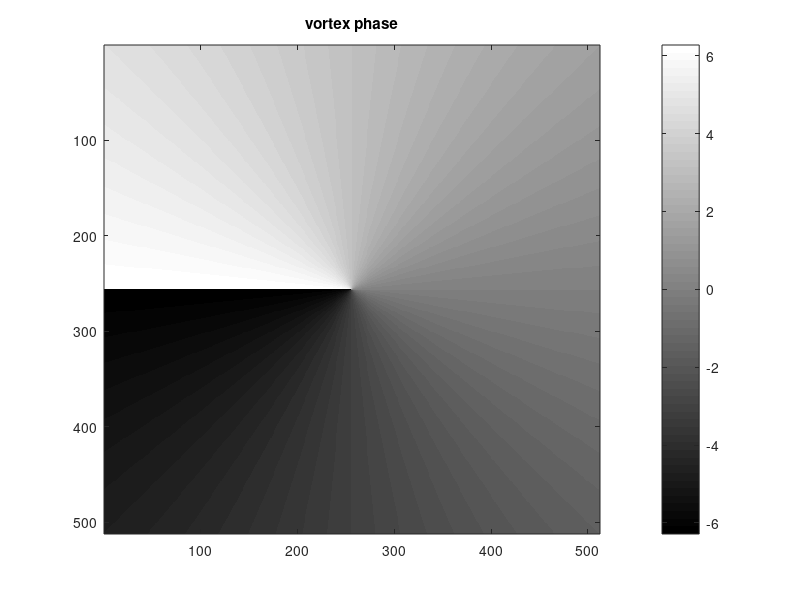
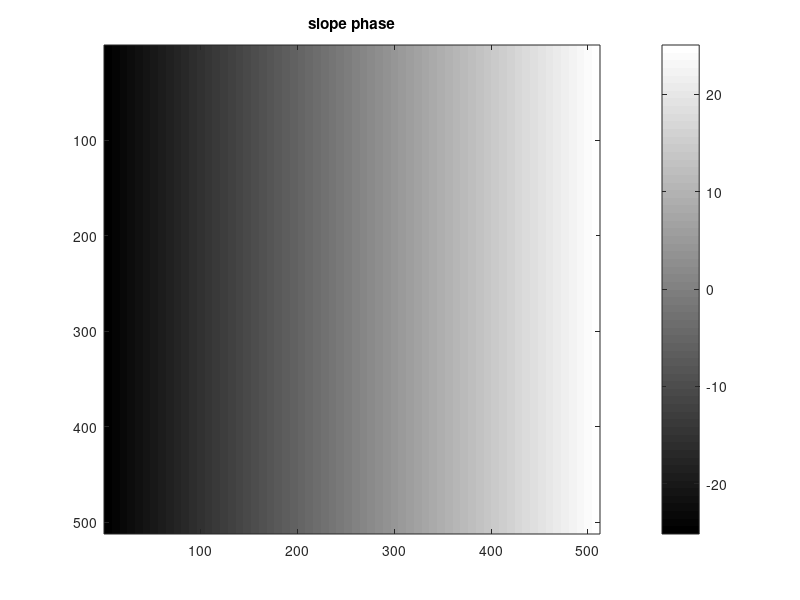
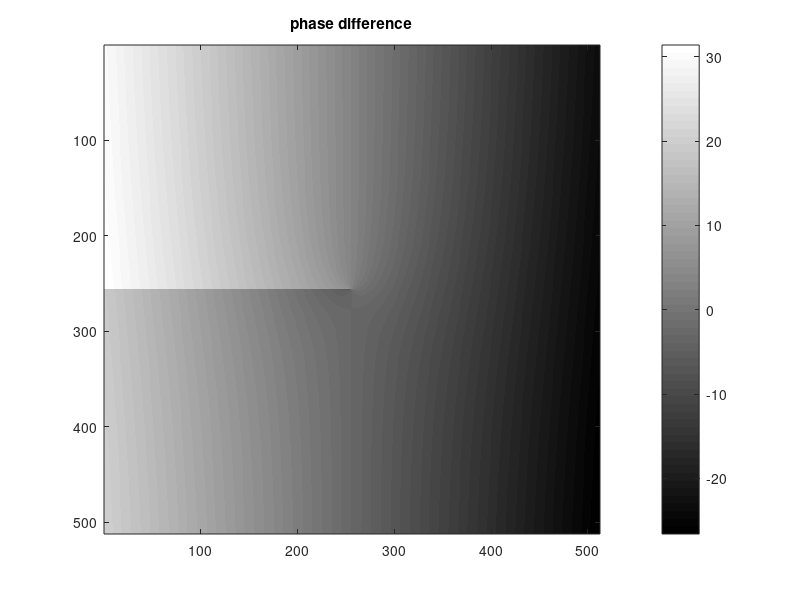
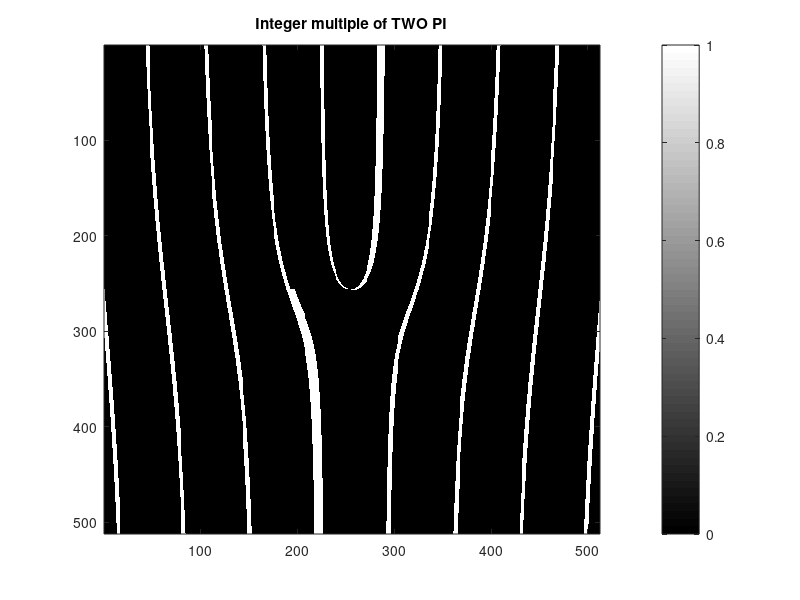

Source code (MATLAB) for these figures, in order:
% Off-axis interference pattern of vortex phase

% From Kaiqiang Wang, email: kqwang.optics@gmail.com

% Note: The "Order" and "Degree" are adjustable. 

close all;
clear all
clc

width = 512; % image width
height = 512; % image height
center_x = width / 2; % Center point x coordinate
center_y = height / 2; % Center point y coordinate
Order = -2;   % Angular momentum of the vortex beam 

% Create a vortex phase
vortex_phase = zeros(height, width);
for y = 1:height
    for x = 1:width
        r = sqrt((x - center_x)^2 + (y - center_y)^2); % distance from center point
        theta = atan2(y - center_y, x - center_x); % angle
        vortex_phase(y, x) = Order * theta; % get phase
    end
end

% Create a slope phase
slope_phase=meshgrid(-1:1/256:1-1/256);%Generate slope
Degree = 8*pi; % Degree of slope
slope_phase=Degree*slope_phase; %Generate slope phase 

phase_difference=vortex_phase-slope_phase; % get phase difference
I = 1+1+2*cos(phase_difference); % Get the interference fringes

% Find the location where the phase difference is an integer multiple of 2pi
TWO_PI_position = phase_difference;
TWO_PI_position(abs(rem(TWO_PI_position,2*pi))<0.4) = 1;
TWO_PI_position(TWO_PI_position~=1) = 0;

% show
figure;
imagesc(vortex_phase);
colormap('gray');
title('vortex phase');
colorbar;
figure;
imagesc(slope_phase);
colormap('gray');
title('slope phase');
colorbar;
figure;
imagesc(phase_difference);
colormap('gray');
title('phase difference');
colorbar;
figure;
imagesc(TWO_PI_position);
colormap('gray');
title('Integer multiple of TWO PI');
colorbar;
figure;
imagesc(I);
colormap('gray');
title('interference pattern');
colorbar;